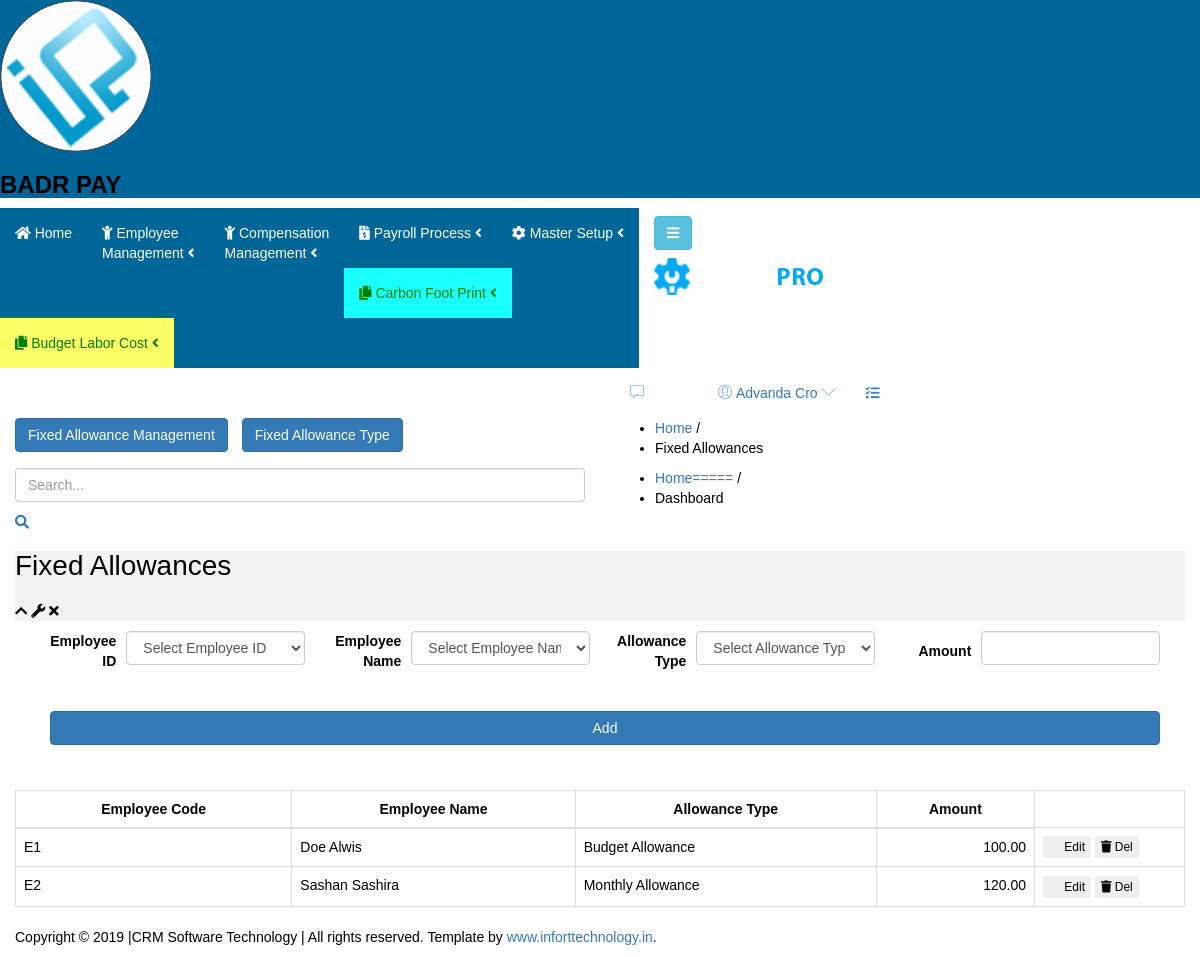
The app's page /Wamp/Forms/FixedAllowances/FixedAllowanceUI.php with its own data.
### tables this page shows
CREATE TABLE IF NOT EXISTS `fixedallowances` (
  `AEID` int NOT NULL AUTO_INCREMENT,
  `EmployeeID` int NOT NULL,
  `AllowancesTypeID` int NOT NULL,
  `Amount` double NOT NULL,
  `AUser` varchar(20) NOT NULL,
  `MUSer` varchar(20) NOT NULL,
  `Terminal` varchar(20) NOT NULL,
  `IsServerUpdate` int NOT NULL,
  `CompanyiD` int NOT NULL,
  `EmpTypeid` int NOT NULL,
  `WorkingDay` int NOT NULL,
  PRIMARY KEY (`AEID`)
);

CREATE TABLE IF NOT EXISTS `employee` (
  `EmployeeID` int NOT NULL AUTO_INCREMENT,
  `EmployeeCode` varchar(15) NOT NULL,
  `FirstName` varchar(50) NOT NULL,
  `LastName` varchar(50) NOT NULL,
  `DepartmentID` int NOT NULL,
  `DesignationID` int NOT NULL,
  `Gender` varchar(10) NOT NULL,
  `Email` varchar(100) NOT NULL,
  `Address` varchar(255) NOT NULL,
  `MobileNumber` varchar(15) NOT NULL,
  `BirthDate` date NOT NULL,
  `JoinedDate` date NOT NULL,
  `Status` varchar(20) NOT NULL,
  `BasicSalary` decimal(10,2) NOT NULL,
  `PhotoPath` varchar(255) DEFAULT NULL,
  `PhotoID` varchar(255) NOT NULL,
  `QID` varchar(15) NOT NULL,
  `HourlyRate` double NOT NULL,
  PRIMARY KEY (`EmployeeID`)
);

CREATE TABLE IF NOT EXISTS `fixedallowancetype` (
  `ID` int NOT NULL AUTO_INCREMENT,
  `AllowancesDescription` varchar(50) NOT NULL,
  `AUser` varchar(20) NOT NULL,
  `MUser` varchar(20) NOT NULL,
  `Terminal` varchar(20) NOT NULL,
  `IsServerUpdate` int NOT NULL,
  `IsUpdateToClient` int NOT NULL,
  `intOrder` int DEFAULT NULL,
  PRIMARY KEY (`ID`)
);

### Wamp/Connection/dbconnecting.php (called while the page is built, shortened)
<?php
$host = "localhost";
$user = "root";
$password = "";
$database = "badrpayroll";
class DBHandle {
    private $connection;
    public function __construct($host, $user, $password, $database) {
        $this->connection = new mysqli($host, $user, $password, $database);
    }
    public function runQuery($query) {
        $result = $this->connection->query($query);
        return $result;
    }
}
$db_handle = new DBHandle($host, $user, $password, $database);
?>

### Wamp/Forms/FixedAllowances/FixedAllowanceUI.php (the view, shortened to what this page needs)
<?php
require_once("../../Connection/dbconnecting.php");
?>
<!doctype html>
<html class="no-js" lang="en">
<head>
    <?php include('../../Include/headerlinks.php'); ?>
</head>
<body class="materialdesign">
    <div class="wrapper-pro">
        <?php include('../../Include/sidebar.php'); ?>
        <div class="content-inner-all">
            <?php include('../../Include/header.php'); ?>
            <div class="breadcome-area mg-b-30 small-dn">
                <div class="container-fluid">
                    <div class="row">
                        <div class="col-lg-12">
                            <div class="breadcome-list shadow-reset">
                                <div class="row">
                                    <div class="col-lg-6">
                                        <div class="menu-container">
                                    <a href="../FixedAllowances/FixedAllowanceUI.php" class="btn btn-primary">Fixed Allowance Management</a>
                                </div>
                                <div class="menu-container">
                                    <a href="../FixedAllowanceType/FixedAllowanceTypeUI.php" class="btn btn-primary">Fixed Allowance Type</a>
                                </div>
                                    </div>
                                    <div class="col-lg-6">
                                        <ul class="breadcome-menu">
                                            <li><a href="#">Home</a> <span class="bread-slash">/</span></li>
                                            <li><span class="bread-blod">Fixed Allowances</span></li>
                                        </ul>
                                    </div>
                                </div>
                            </div>
                        </div>
                    </div>
                </div>
            </div>
            <?php include('../../Include/menuarea.php'); ?>
            <div class="admin-dashone-data-table-area mg-b-15">
                <div class="container-fluid">
                    <div class="row">
                        <div class="col-lg-12">
                            <div class="sparkline8-list shadow-reset">
                                <div class="sparkline8-hd" style="background-color:#f2f2f2;">
                                    <div class="main-sparkline8-hd">
                                        <h1>Fixed Allowances</h1>
                                        <div class="sparkline8-outline-icon">
                                            <span class="sparkline8-collapse-link"><i class="fa fa-chevron-up"></i></span>
                                            <span><i class="fa fa-wrench"></i></span>
                                            <span class="sparkline8-collapse-close"><i class="fa fa-times"></i></span>
                                        </div>
                                    </div>
                                </div>
                                <div class="sparkline8-graph">
                                    <form id="fixedAllowancesForm" name="fixedAllowancesForm" method="post" autocomplete="off" action="">
                                        <div class="container">
                                            <div class="form-group">
                                                <label for="employeeID">Employee ID</label>
                                                <select class="form-control" id="employeeID" name="employeeID">
                                                    <option value="">Select Employee ID</option>
                                                </select>
                                            </div>
                                            <div class="form-group">
                                                <label for="employeeName">Employee Name</label>
                                                <select class="form-control" id="employeeName" name="employeeName">
                                                    <option value="">Select Employee Name</option>
                                                </select>
                                            </div>
                                            <div class="form-group">
                                                <label for="allowancesTypeID">Allowance Type</label>
                                                <select class="form-control" id="allowancesTypeID" name="allowancesTypeID">
                                                    <option value="">Select Allowance Type</option>
                                                </select>
                                            </div>
                                            <div class="form-group">
                                                <label for="amount">Amount</label>
                                                <input type="text" class="form-control" id="amount" name="amount" required>
                                            </div>
                                            <div class="form-group">
                                                <button type="button" class="btn btn-primary" id="addFixedAllowance">Add</button>
                                            </div>
                                        </div>
                                    </form>
                                    <br>
                                    <div id="fixedAllowancesList">
                                        <table class="table table-bordered">
                                            <thead>
                                                <tr>
                                                    <th style="text-align:center;">Employee Code</th>
                                                    <th style="text-align:center;">Employee Name</th>
                                                    <th style="text-align:center;">Allowance Type</th>
                                                    <th style="text-align:center;">Amount</th>
                                                </tr>
                                            </thead>
                                            <tbody>
                                            <?php
                                            $queryA = "SELECT fa.*, e.FirstName, e.LastName,e.EmployeeCode, fat.AllowancesDescription ,e.DepartmentID
														FROM `fixedallowances` fa
                                                       JOIN `employee` e ON fa.EmployeeID = e.EmployeeID
                                                       JOIN `fixedallowancetype` fat ON fa.AllowancesTypeID = fat.ID
                                                       ORDER BY fa.AEID ASC";
                                            $resultA = $db_handle->runQuery($queryA);
                                            if (!empty($resultA)) {
                                                foreach ($resultA as $r) {
                                                    $ID = $r['AEID'];
                                                    ?>
                                                    <tr id="show">
                                                        <td style="text-align:left;" id="EmployeeID-<?php echo $ID; ?>"><?php echo $r['EmployeeCode']; ?></td>
                                                        <td style="text-align:left;" id="EmployeeName-<?php echo $ID; ?>"><?php echo $r['FirstName'].' '.$r['LastName']; ?></td>
                                                        <td style="text-align:left;" id="AllowancesTypeID-<?php echo $ID; ?>"><?php echo $r['AllowancesDescription']; ?></td>
                                                        <td style="text-align:right;" id="Amount-<?php echo $ID; ?>"><?php echo number_format($r['Amount'],2); ?></td>
                                                        <td style="width:150px;">
                                                            <div class="btn-group fixedAllowances-list-action">
                                                                <button class="btn btn-white btn-xs Update btn-hover-edit" id="<?php echo $ID; ?>"><i class="fa fa-pencil"></i> Edit</button>
                                                            </div>
                                                            <div class="btn-group fixedAllowances-list-action">
                                                                <button class="btn btn-white btn-xs Delete" id="<?php echo $ID; ?>"><i class="fa fa-trash"></i> Del</button>
                                                            </div>
                                                        </td>
                                                    </tr>
                                                    <?php
                                                }
                                            }
                                            ?>
                                            </tbody>
                                        </table>
                                    </div>
                                </div>
                            </div>
                        </div>
                    </div>
                </div>
            </div>
        </div>
    </div>
    <?php include('../../Include/footer.php'); ?>
</body>
</html>

### Wamp/Forms/css/style.css (style rules this page uses)
body { font-family: "Poppins", sans-serif; color: #000000; background-color: #ffffff; }
.btn, .btn:focus { outline: none !important; -webkit-box-shadow: none; box-shadow: none; }

### Wamp/Forms/FixedAllowances/FixedAllowanceUI.php (style rules this page uses)
.form-control { margin-bottom: 10px; }
.container { display: flex; flex-wrap: wrap; justify-content: space-between; }
.container > div { flex: 1; min-width: 250px; padding: 10px; }
.form-group { display: flex; align-items: center; margin-bottom: 15px; }
.form-group label { flex: 1; text-align: right; margin-right: 10px; }
.form-group input, .form-group select { flex: 2; }
.form-group button { flex: 1; margin-left: 10px; }
.menu-container { display: inline-block; margin-right: 10px; }

### records on screen
fixedallowances: EmployeeID.EmployeeCode "E1", EmployeeID.FirstName "Doe", EmployeeID.LastName "Alwis", fixedallowancetype.AllowancesDescription "Budget Allowance", Amount "100.00"
fixedallowances: EmployeeID.EmployeeCode "E2", EmployeeID.FirstName "Sashan", EmployeeID.LastName "Sashira", fixedallowancetype.AllowancesDescription "Monthly Allowance", Amount "120.00"
